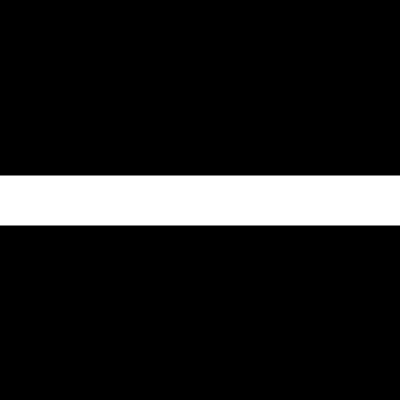
Frame 1 (no input)
Frame 60 (the mouse pressed at the canvas centre just before this capture): identical to frame 1, image omitted
Frame 120 (the mouse held since frame 60 and released just before this capture): identical to frame 1, image omitted

The Processing sketch that drew this single still picture (run headless with seeded random() and noise(); from frame 60 on, the mouse is pressed at the canvas centre):

// Processing sketch: processing_98182
// ── processing_98182.pde

float wx;
float wy;
float cx;
float cy;


void setup() {
  smooth();
  size(400, 400);
  frameRate(60);
}

void draw() {
  background(0);
  wx = map(mouseX, 1, width, 1, 10);
  wy = map(mouseY, 1, width, 1, 10);
  if (mouseButton == LEFT) {
    cx = map(wx*wy, 1, 100, 0, 255);
    cy = map(wx*wy, 1, 100, 255, 0);
  } 
  else {
    cy = cx = 255;
  }
  stroke(cy, cx, 255);
  if (mouseButton == RIGHT) {
    strokeWeight(wx*wy);
  } 
  else {
    strokeWeight(50);
  }
  line(0, height/2, width, height/2);
}
